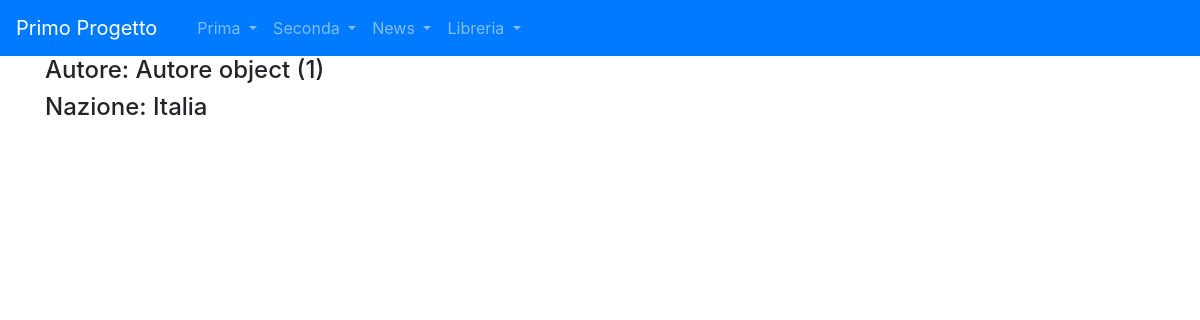
The page /libreria/autore/1/ on the database as committed earlier.
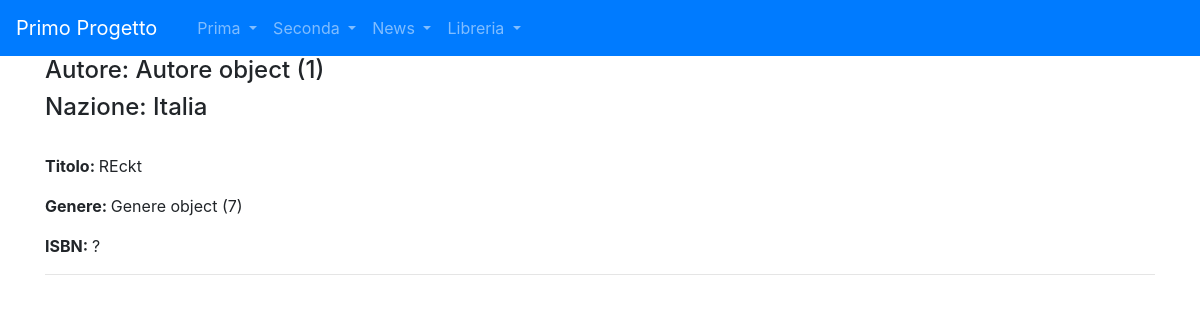
The same page on the database as committed later.
### libreria/models.py (models this page shows, shortened)
class Autore(models.Model):
    nome=models.CharField(max_length=20)
    cognome=models.CharField(max_length=20)
    nazione=models.CharField(max_length=20)
    class Meta:
        verbose_name="Autore"
        verbose_name_plural="Autori"

class Libro(models.Model):
    titolo=models.CharField(max_length=30)
    isbn=models.CharField(max_length=13)
    autore=models.ForeignKey(Autore, on_delete=models.CASCADE, related_name="libri")
    genere=models.ManyToManyField(Genere)
    class Meta:
        verbose_name="Libro"
        verbose_name_plural="Libri"

class Genere(models.Model):
    nome=models.CharField(max_length=20)
    class Meta:
        verbose_name="Genere"
        verbose_name_plural="Generi"

### libreria/views.py (the view)
# urls.py: path('autore/<int:pk>/', AutoreDetailCBV.as_view(), name='profilo_autore'),
class AutoreDetailCBV(DetailView):
    model=Autore
    template_name="autore.html"

### libreria/templates/autore.html (shortened to what this page needs)
{% extends 'base.html'%}
{%block content%}
    <h4>Autore: {{ autore }}</h4>
    <h4>Nazione: {{ autore.nazione }}</h4>
    <br>
        {% for libro in autore.libri.all %}
            <p><strong>Titolo: </strong>{{ libro.titolo }}</p>
            <p><strong>Genere: </strong>{% for genere in libro.genere.all %}{{ genere }} {% endfor %}</p>
            <p><strong>ISBN: </strong>{{ libro.isbn }}</p>
            <hr>
        {% endfor %}
{%endblock content%}

### templates/base.html (shortened to what this page needs)
{%load static%}
<!DOCTYPE html>
<html lang="it">
<head>
    <link rel="stylesheet" href="https://maxcdn.bootstrapcdn.com/bootstrap/4.0.0/css/bootstrap.min.css"
>
</head>
  <body>
   {%block navbar%}
    <nav class="navbar navbar-expand-lg navbar-dark bg-primary">
      <a class="navbar-brand" href="/">Primo Progetto</a>
        <div class="collapse navbar-collapse" id="navbarSupportedContent">
            <ul class="navbar-nav mr-auto">
                <li class="nav-item active">
                    <a class="nav-link" href="/"> <span class="sr-only">(current)</span></a>
                </li>
                <li class="nav-item dropdown">
                    <a class="nav-link dropdown-toggle" href="#" id="navbarDropdown" role="button"
                       data-toggle="dropdown"
                       aria-haspopup="true" aria-expanded="false">
                        Prima
                    </a>
                </li>
                <li class="nav-item dropdown">
                    <a class="nav-link dropdown-toggle" href="#" id="navbarDropdown" role="button"
                       data-toggle="dropdown" aria-haspopup="true" aria-expanded="false">
                        Seconda
                    </a>
                </li>
                <li class="nav-item dropdown">
                    <a class="nav-link dropdown-toggle" href="#" id="navbarDropdown" role="button"
                       data-toggle="dropdown" aria-haspopup="true" aria-expanded="false">
                        News
                    </a>
                </li>
                <li class="nav-item dropdown">
                    <a class="nav-link dropdown-toggle" href="#" id="navbarDropdown" role="button"
                       data-toggle="dropdown"
                       aria-haspopup="true" aria-expanded="false">
                        Libreria
                    </a>
                </li>
            </ul>
        </div>
    </nav>
   {%endblock navbar%}
   <div class="container">
     {%block content%}{%endblock content%}
    </div>
   </body>
</html>

Rows that differ between the two databases and show on the page:
added Libro: titolo "REckt", isbn "?"
added Genere: id "Genere object (7)"
